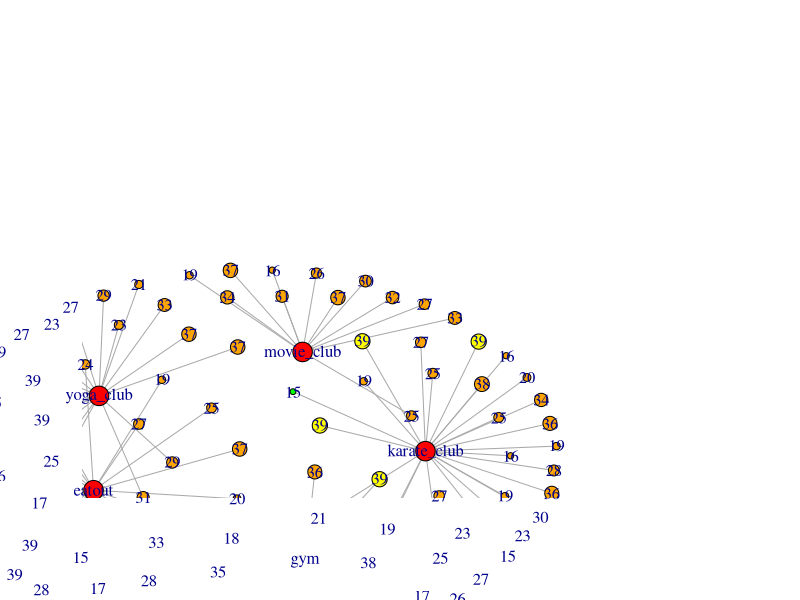
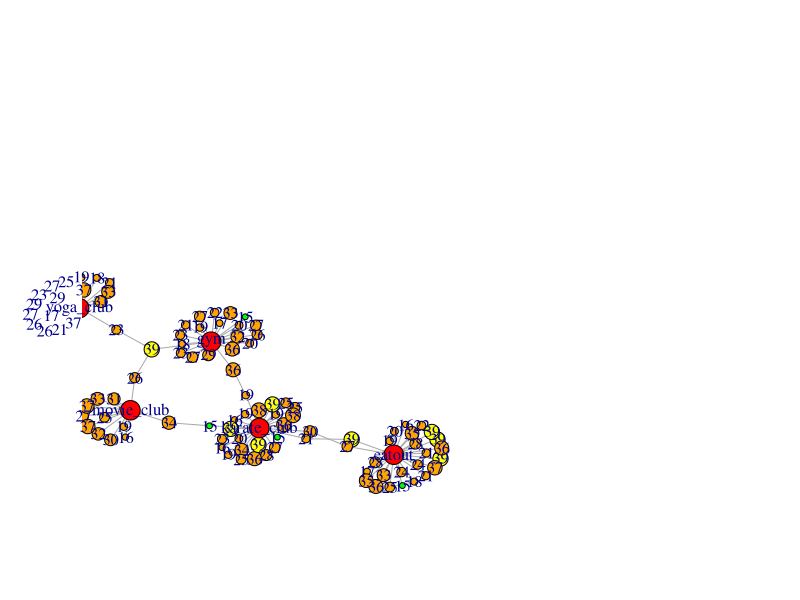
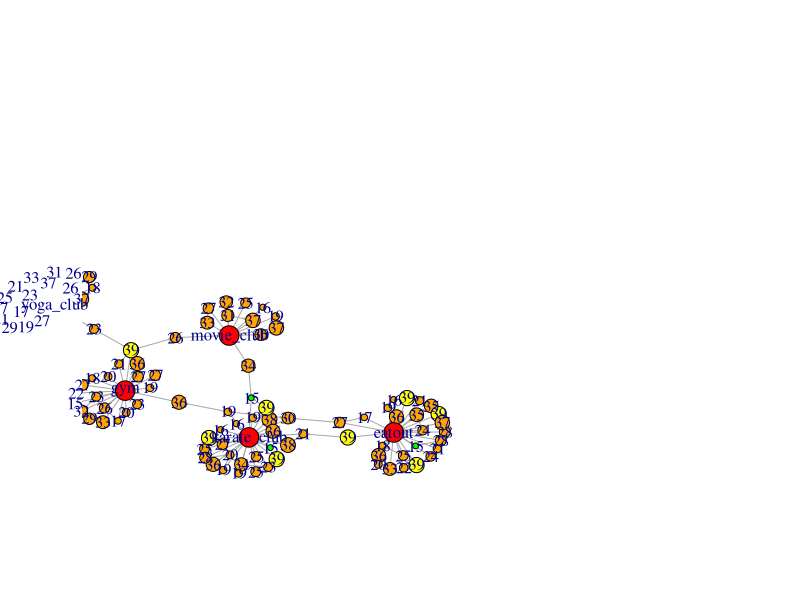

R code for these plots, in order: (Note: a time limit stopped this script after it produced the figures.)
  library(igraph)
  
  
  G <- make_empty_graph(100) %>% 
    set_vertex_attr("name",value = as.integer(runif(100,15,40))) %>% 
    set_vertex_attr("Type",value = "Person")
  
  #adding foci nodes
  add_foci_nodes <- function(G)
  {
    i = gorder(G) + 1
    foci_nodes = c("gym","eatout","movie_club","karate_club","yoga_club")
    for(j in 1:5)
    {
      G = G + vertices(i)
      G = set_vertex_attr(G,"name",index = i,value = foci_nodes[j])
      G = set_vertex_attr(G,"Type",index = i,value = "foci")
      i = i + 1
    }
    return(G) 
  }
  
  
  #get the size of the nodes
  get_size <- function(G)
  {
    num = gorder(G)
    nsl <- c()
    for (i in 1:num)
    {
      if (V(G)[i]$Type == "Person")
        nsl<- c(nsl,V(G)[i]$name)
      else
        nsl <- c(nsl,50)
    }
    return(nsl)
  }
  
  
  #get the label of the nodes
  get_labels <- function(G)
  {
    num = gorder(G)
    ll <- c()
    for (i in 1:num)
    {
      if(V(G)[i]$Type == "Person")
        ll <- c(ll,(V(G)[i]$name))
      else
        ll <- c(ll,V(G)[i]$name)
    }
    return(ll)
  }
  
  #get the color of the nodes
  get_color <- function(G)
  {
    num = gorder(G)
    cl <- c()
    for (i in 1:num)
    {
      if(V(G)[i]$Type == "Person")
        if(V(G)[i]$name == 15)
          cl <- c(cl,"green")
        else if(V(G)[i]$name == 39)
          cl <- c(cl,"yellow")
        else
          cl <- c(cl,"orange")
      else
        cl <- c(cl,"red")
    }
    return(cl)
  }
  
  
  get_person_nodes <- function()
  {
    num = gorder(G)
    for (i in 1:num)
    {
      p <- c()
      for (i in 1:num)
      {
        if(V(G)[i]$Type == "Person")
          p <- c(p,i)
      }
    }
    print(p)
    return (p)
  }
  
  #get foci nodes
  get_foci_nodes <- function()
  {
    num = gorder(G)
    for (i in 1:num)
    {
      f <- c()
      for (i in 1:num)
      {
        if(V(G)[i]$Type == "foci")
          f <- c(f,i)
      }
    }
    return (f)
  }
  
  add_foci_edges <- function(G)
  {
    f = get_foci_nodes()
    p = get_person_nodes()
    for (j in p)
    {
      r = sample(f,1)
      G = G + edge(j,r)
    }
    return(G)
  }
  
  #finding homophily
  homophily <-function(G)
  { i =0
    pnodes = get_person_nodes()
    for (u in pnodes){
      for (v in pnodes)
      {
        if (u!=v)
        {
         
          diff = abs(as.integer(V(G)[u]$name) -as.integer( V(G)[v]$name))
          p = 1/(diff + 1000)
         
          r = runif(1)
   
          if (r < p)
          {
            i = i+1
            print(i)
            G = G + edges(u,v)
          }
        }
      }
    }
    return (G)
  }
  cmn <- function(u,v,G)
  {
    nv = neighbors(G,v)
    nu = neighbors(G,u)
    return (length(intersect(nv,nu)))
  }
  
  #finding closures
  closures <- function(G)
  {
    arr <- c()
    num = gorder(G)
    for (u in 1:num)
      for (v in 1:num)
      {
        if(u!=v && (V(G)[u]$Type == "Person" || V(G)[v]$Type == "foci"))
        {
          k = cmn(u,v,G)
          p = 1 - (1-0.01)^k
          temp <- c()
          temp <- c(temp,u)
          temp <- c(temp,v)
          temp <- c(temp,p)
          arr <- rbind(arr,temp)
        }
      }
    for (each in 1:nrow(arr))
    {
      u = arr[each,1]
      v = arr[each,2]
      p = arr[each,3]
      r = runif(1)
      if (r < p)
      {
        G = G + edges(u,v)
      }
    }
    return (G)
  }
  
 #calling functions
  G = add_foci_nodes(G)
  nodesize = get_size(G)
  labels = get_labels(G)
  color_arr = get_color(G)
  G = add_foci_edges(G)

  
  #plotting graphs
  
  
  plot(G,vertex.label = labels,vertex.size=as.integer(nodesize),vertex.label.font = 0.01,
       rescale = FALSE, ylim=c(-4,12),xlim=c(-4,12), asp = 0,layout = layout.kamada.kawai,
       vertex.color = color_arr,edge.arrow.size = 0.1)
    G = homophily(G)

  plot(G,vertex.label = labels,vertex.size=as.integer(nodesize),vertex.label.font = 0.01,
       rescale = FALSE, ylim=c(-4,12),xlim=c(-4,12), asp = 0,layout = layout.kamada.kawai,
       vertex.color = color_arr,edge.arrow.size = 0.1)
  while(1){
  G = closures(G)
  plot(G,vertex.label = labels,vertex.size=as.integer(nodesize),vertex.label.font = 0.01,
       rescale = FALSE, ylim=c(-4,12),xlim=c(-4,12), asp = 0,layout = layout.kamada.kawai,
       vertex.color = color_arr,edge.arrow.size = 0.1)}
  
    
